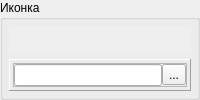
    <widget class="QGroupBox" name="groupBox">
     <property name="sizePolicy">
      <sizepolicy hsizetype="Preferred" vsizetype="Preferred">
       <horstretch>2</horstretch>
       <verstretch>2</verstretch>
      </sizepolicy>
     </property>
     <property name="title">
      <string>Иконка</string>
     </property>
     <layout class="QVBoxLayout" name="verticalLayout_3">
      <property name="leftMargin">
       <number>6</number>
      </property>
      <property name="topMargin">
       <number>6</number>
      </property>
      <property name="rightMargin">
       <number>6</number>
      </property>
      <property name="bottomMargin">
       <number>6</number>
      </property>
      <item>
       <widget class="ScaledPixmap" name="le_pixmap_person">
        <property name="sizePolicy">
         <sizepolicy hsizetype="Preferred" vsizetype="Preferred">
          <horstretch>0</horstretch>
          <verstretch>10</verstretch>
         </sizepolicy>
        </property>
        <property name="autoFillBackground">
         <bool>true</bool>
        </property>
        <property name="frameShape">
         <enum>QFrame::NoFrame</enum>
        </property>
        <property name="text">
         <string/>
        </property>
        <property name="scaledContents">
         <bool>false</bool>
        </property>
        <property name="alignment">
         <set>Qt::AlignCenter</set>
        </property>
       </widget>
      </item>
      <item>
       <widget class="QFrame" name="frame_pic">
        <property name="sizePolicy">
         <sizepolicy hsizetype="Preferred" vsizetype="Preferred">
          <horstretch>0</horstretch>
          <verstretch>1</verstretch>
         </sizepolicy>
        </property>
        <property name="frameShape">
         <enum>QFrame::Panel</enum>
        </property>
        <property name="frameShadow">
         <enum>QFrame::Raised</enum>
        </property>
        <layout class="QHBoxLayout" name="horizontalLayout_2">
         <property name="spacing">
          <number>3</number>
         </property>
         <property name="sizeConstraint">
          <enum>QLayout::SetDefaultConstraint</enum>
         </property>
         <property name="leftMargin">
          <number>3</number>
         </property>
         <property name="topMargin">
          <number>3</number>
         </property>
         <property name="rightMargin">
          <number>3</number>
         </property>
         <property name="bottomMargin">
          <number>3</number>
         </property>
         <item>
          <widget class="QFrame" name="frame_2">
           <property name="sizePolicy">
            <sizepolicy hsizetype="Preferred" vsizetype="Preferred">
             <horstretch>50</horstretch>
             <verstretch>50</verstretch>
            </sizepolicy>
           </property>
           <property name="frameShape">
            <enum>QFrame::StyledPanel</enum>
           </property>
           <property name="frameShadow">
            <enum>QFrame::Raised</enum>
           </property>
           <layout class="QHBoxLayout" name="horizontalLayout_3">
            <property name="spacing">
             <number>0</number>
            </property>
            <property name="leftMargin">
             <number>0</number>
            </property>
            <property name="topMargin">
             <number>0</number>
            </property>
            <property name="rightMargin">
             <number>0</number>
            </property>
            <property name="bottomMargin">
             <number>0</number>
            </property>
            <item>
             <widget class="QLineEdit" name="le_pic">
              <property name="sizePolicy">
               <sizepolicy hsizetype="Expanding" vsizetype="Maximum">
                <horstretch>0</horstretch>
                <verstretch>0</verstretch>
               </sizepolicy>
              </property>
             </widget>
            </item>
            <item>
             <widget class="QToolButton" name="tb_pic">
              <property name="text">
               <string>...</string>
              </property>
             </widget>
            </item>
           </layout>
          </widget>
         </item>
        </layout>
       </widget>
      </item>
     </layout>
    </widget>
